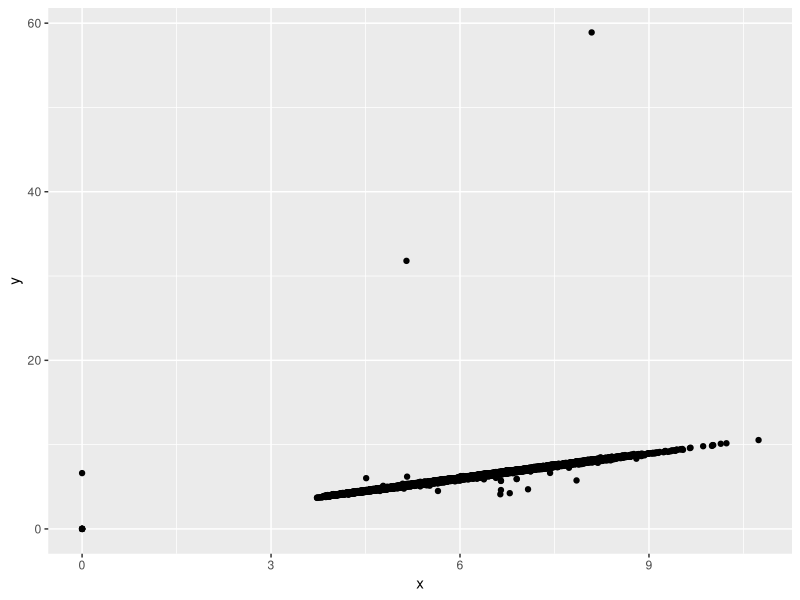
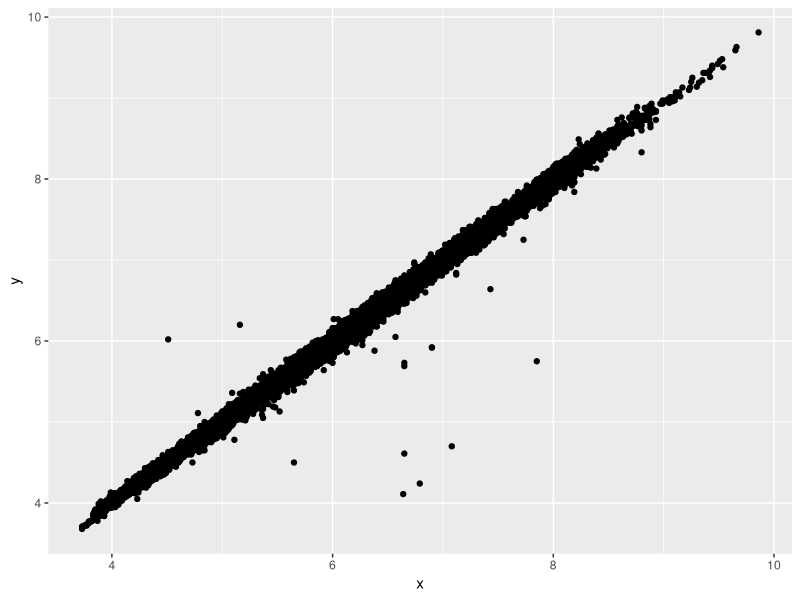
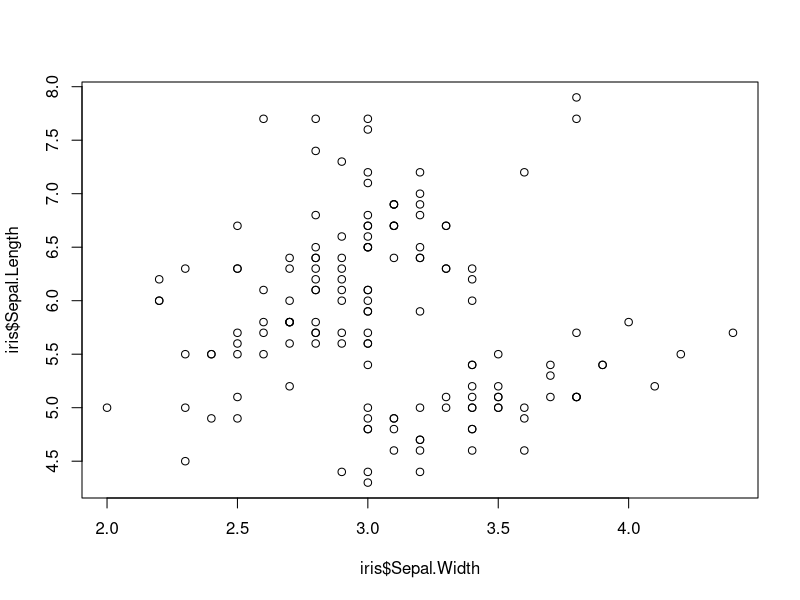
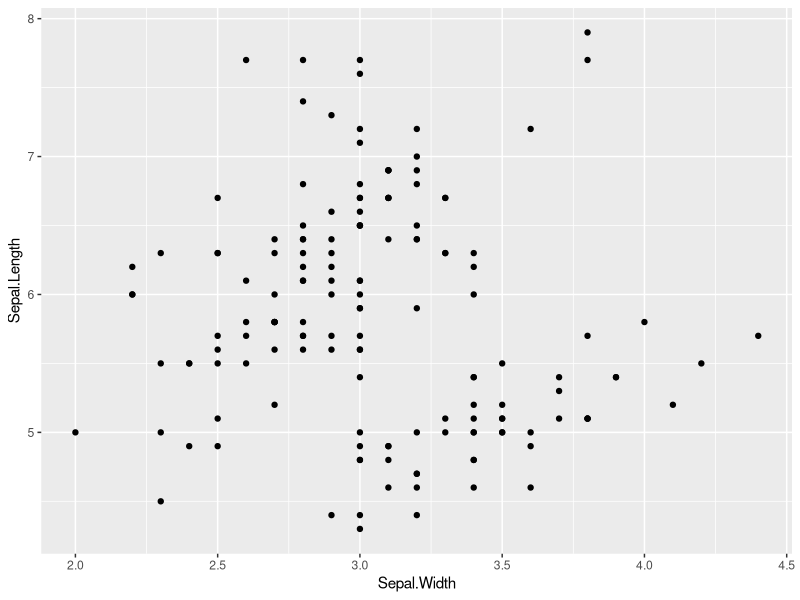
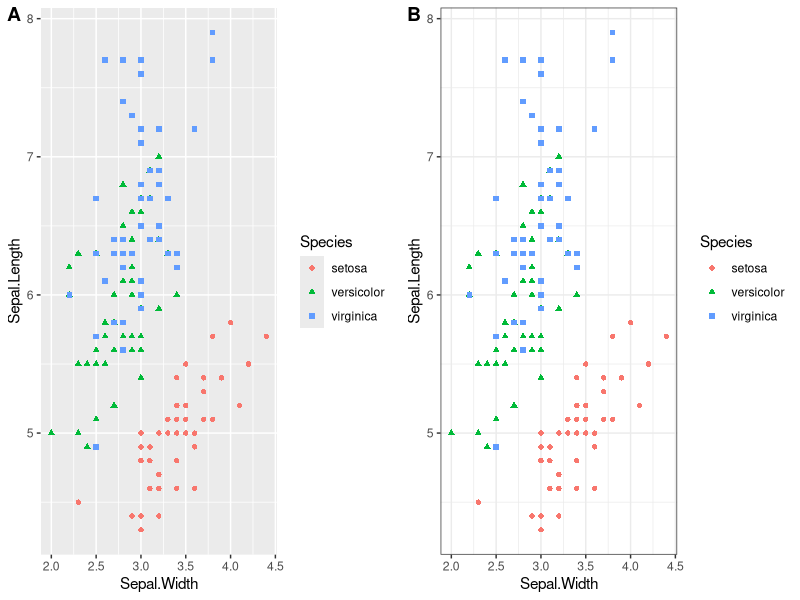

Write the R code that produced these figures, in order.
## ---- chunk 1
knitr::opts_chunk$set(echo = TRUE)
library(knitr)
library(cowplot)
## ---- chunk 2
vec <- c(6, 1, 3, 6, 10, 5)
df <- data.frame(
  name = c("John", "Paul", "George", "Ringo"),
  birth = c(1940, 1942, 1943, 1940),
  instrument = c("guitar", "bass", "guitar", "drums")
)
## ---- chunk 3
vec[2]
vec[c(5, 6)]
vec[-c(5, 6)]
vec[vec > 5]

df[c(2, 4), 3]
df[, 1]
df[, "instrument"]
df$instrument
## ---- chunk 4
library("ggplot2")
library("raster")
library("dplyr")
## ---- chunk 5
print(diamonds)
## ---- chunk 6
qplot(x, y, data = diamonds)
## ---- chunk 7
x <- c(1, 2, 3, 4)
## ---- chunk 8
1 %in% c(1, 2, 3, 4) 
1 %in% c(2, 3, 4)
c(3,4,5,6) %in% c(2, 3, 4) 
## ---- chunk 9
x > 2 & x < 9
## ---- chunk 10
w <- c(-1, 0, 1)
x <- c(5, 15)
y <- "Febrero"
z <- c("Lunes", "Martes", "Viernes")
## ---- chunk 11
x_ceros <- diamonds$x == 0
diamonds[x_ceros,]
## ---- chunk 12
# Ver resultados
diamonds[diamonds$x > 10, ]
# Guardar un nuevo data.frame
big <- diamonds[diamonds$x > 10, ]
# Sobreescribir el dataset existente **Peligroso**
diamonds <- diamonds[diamonds$x < 10,]
## ---- chunk 13
a <- c(1, NA) 
a == NA
is.na(a) 
## ---- chunk 14
b <- c(1, 2, 3, 4, NA)
sum(b)
sum(b, na.rm = TRUE)
## ---- chunk 15
summary(diamonds$x)
diamonds$x[diamonds$x == 0]
diamonds$x[diamonds$x == 0] <- NA
summary(diamonds$x)
## ---- chunk 16
summary(diamonds$y)
diamonds$y[diamonds$y == 0] <- NA
y_big <- diamonds$y > 20
diamonds$y[y_big] <- NA
summary(diamonds$y)
## ---- chunk 17
qplot(x, y, data = diamonds)
## ---- chunk 18
plot(iris$Sepal.Width, iris$Sepal.Length)
## ---- chunk 19
ggplot(iris, aes(x=Sepal.Width, y=Sepal.Length)) +
  geom_point()
## ---- chunk 20
par(mfrow=c(1,2))
iris1 <- ggplot(iris, aes(x=Sepal.Width, y=Sepal.Length, shape = Species)) +
  geom_point(aes(color = Species))
iris2 <- ggplot(iris, aes(x=Sepal.Width, y=Sepal.Length, shape = Species)) +
  geom_point(aes(color = Species)) + theme_bw()
plot_grid(iris1, iris2, labels = "AUTO")
## ---- chunk 21
x <- 0
if (x < 0) {
  print("Numero negativo")
}else if (x > 0) {
  print("Numero positivo")
} else {
  print("Cero")
}
## ---- chunk 22
temp <- c(15, 22, 30)
suelo <- c("seco", "humedo", "charcos")

valtemp <- temp[1]
valsuelo <- suelo[3]

if (valtemp %in% 12:22 & valsuelo =="seco") {
  print("\nCielo despejado")
} else if (valtemp == 22 | valsuelo == "humedo"){
  print("\nlluvia leve")
} else if (valtemp > 22 & valsuelo=="charcos"){
  print("\nlluvia severa")
} else {
  print("\nFaltan datos")
  }
## ---- chunk 23
# Creando un vector de frutas
frutas <- c('Apple', 'Orange', 'Passion fruit', 'Banana')
# Declarando el bucle for
for ( i in frutas){ 
 print(i)
}
## ---- chunk 24
# creando la expresión con valor 1
inicio <- 1

# Creando el loop
while (inicio <= 5){
  # Ver donde estamos
  cat('Este es el ciclo número ', inicio)
  # Agregar 1 a la variable inicio despues de cada iteracion
  inicio <- inicio + 1
  print(inicio)
}
## ---- chunk 25
a <- 5
b <- 6

suma <- function(valor1, valor2){
  resultado <- valor1 + valor2
  return(resultado)
}

suma(a, b)
## ---- chunk 26
vector <- c(1,5,6,3,4)
estadisticos <- function(entrada, incluir_mediana = FALSE)
  {
    media = mean(entrada)
    desv_estandar = sd(entrada)
    cat("media: ", media)
    cat("\ndesv. estandar: ", desv_estandar)
    
    if (incluir_mediana){
      mediana = median(entrada)
      cat("\nmediana: ", mediana)
    }
}
estadisticos(vector)
